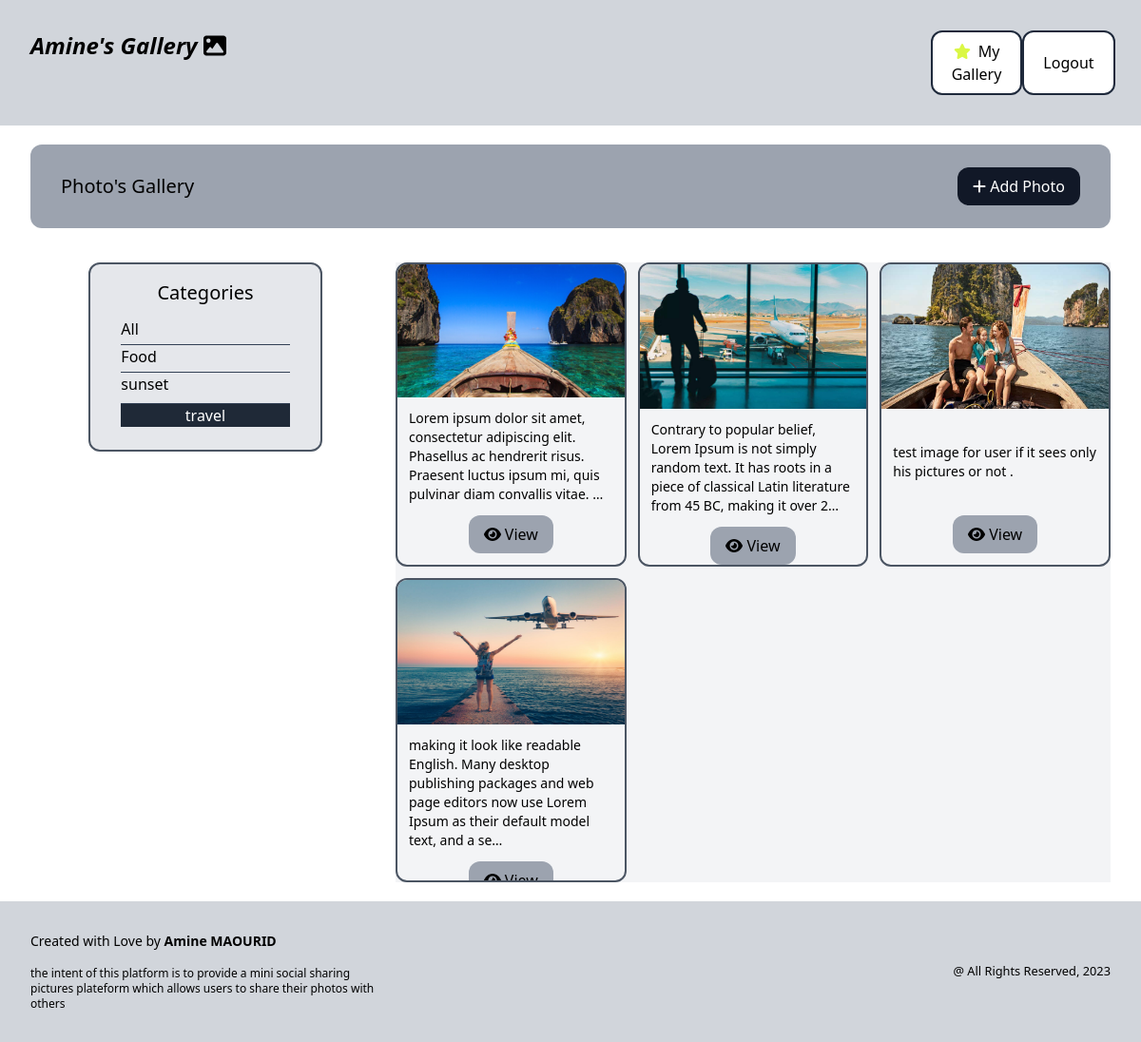
The page /gallery/?category=travel (signed in) on the database as committed earlier.
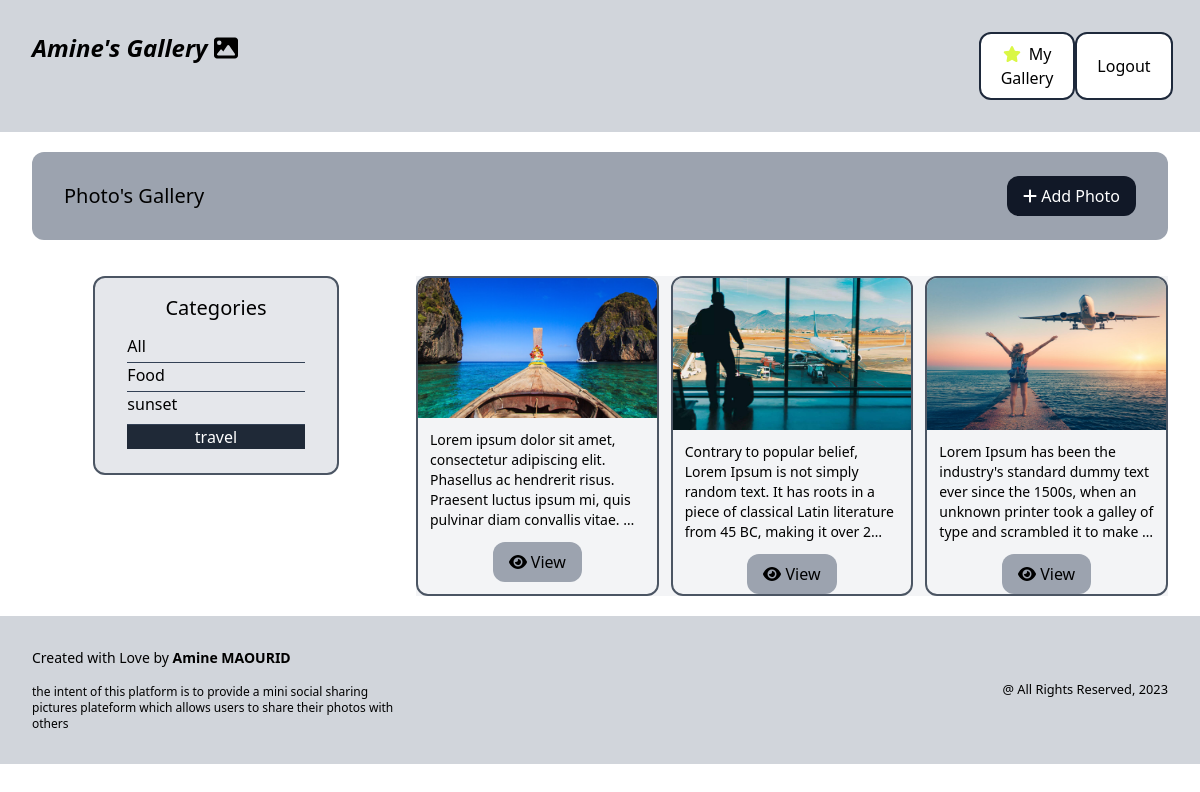
The same page on the database as committed later.
### photoshare/models.py (models this page shows, shortened)
class Category(models.Model) :
    class Meta :
        verbose_name_plural = 'categories'
        ordering = ('name',)
    name = models.CharField(max_length=70, null=False, blank=False)

class Photo(models.Model) :
    description = models.TextField(max_length=500, null=False, blank=False)
    category = models.ForeignKey(Category, related_name="photos", on_delete=models.SET_NULL, null=True)
    image = models.ImageField(null=False, blank=False)
    created_at = models.DateTimeField(auto_now_add=True)
    created_by = models.ForeignKey(User, related_name="photos", on_delete=models.CASCADE)

### photoshare/views.py (the view)
# urls.py: path('',views.gellery, name='gallery'),
@login_required
def gellery(request) :
    categories = Category.objects.all()
    photos = Photo.objects.all()
    if request.GET.get('category') != '' and request.GET.get('category') is not None :
        selected_category = Category.objects.filter(name= request.GET.get('category'))[0]
        photos = photos.filter(category = selected_category)
        context = {'categories' : categories, 'photos' : photos, 'category' : selected_category }
        return render(request, 'photoshare/gallery.html', context)
    context = {'categories' : categories, 'photos' : photos}
    return render(request, 'photoshare/gallery.html', context)

### photoshare/templates/photoshare/gallery.html (shortened to what this page needs)
{% extends 'photoshare/base.html' %}
{% block content %}
<div class="grid grid-cols-3 gap-4 h-full">
    <div class="flex justify-between py-6 px-8 bg-gray-400 rounded-xl mb-5 items-center col-span-3">
        <h3 class="text-xl">Photo's Gallery</h3>
        <button class="py-2 px-4 bg-gray-900 text-white hover:bg-gray-700 rounded-xl">
            <a href="{% url 'new' %}" class="flex items-center">
                <i class="fa-solid fa-plus mr-1"></i>Add Photo
            </a>
        </button>
    </div>
    <div class="flex justify-center h-fit">
        <div class="bg-gray-200 w-2/3 py-4 px-8 flex flex-col items-center border-2 border-gray-600 rounded-xl">
            <h3 class="text-xl mb-2 bold">Categories</h3>
            <ul class="list-none self-start divide-y divide-slate-700 w-full">
                <li class="my-1 hover:text-lg {% if not category %} bg-gray-800 text-white text-center {% endif %}">
                    <a href="{% url 'gallery' %}">All</a>
                </li>
                {% for categorie in categories %}
                <li class="my-1 hover:text-lg {% if categorie.id == category.id %} bg-gray-800 my-2 text-white text-center {% endif %}">
                    <a href="{% url 'gallery' %}?category={{categorie.name}}">{{ categorie.name }}</a>
                </li>
                {% endfor %}
            </ul>
        </div>
    </div>
    <div class="bg-gray-100 col-span-2 grid grid-cols-3 gap-3">
        {% for photo in photos %}
        <div class="flex flex-col overflow-clip justify-between border-2 border-gray-600 h-80 rounded-xl pb-3">
            <img class="h-1/2" src="{{ photo.image.url }}" alt="{{ photo.description }}">
            <p class="text-sm my-3 px-3">
                {% if photo.description|length > 150 %}
                {{ photo.description|truncatechars:150 }}
                {% else %}
                {{ photo.description }}
                {% endif %}
            </p>
            <button class="bg-gray-400 py-2 px-4 self-center rounded-xl hover:bg-gray-600 hover:text-white">
                <a href="{% url 'detail_photo' photo.id %}" class="flex items-center">
                    <i class="fa-solid fa-eye mr-1"></i>View
                </a>
            </button>
        </div>
        {% empty %}
        <div class="rounded-xl flex col-span-3 items-center justify-center">
            <h3 class="text-2xl self-center">No photos found
                {% if category %} for category {{ category.name }}{% endif %}
            </h3>
        </div>
        {% endfor %}
    </div>
</div>
{% endblock %}

Rows that differ between the two databases and show on the page:
removed Photo: image (picture), description "test image for user if it sees only his pictures or not ."
removed Photo: image (picture), description "making it look like readable English. Many desktop publishing packages and web page editors now use Lorem Ipsum as their default model text, and a se…"
added Photo: image (picture), description "Lorem Ipsum has been the industry's standard dummy text ever since the 1500s, when an unknown printer took a galley of type and scrambled it to make …"
